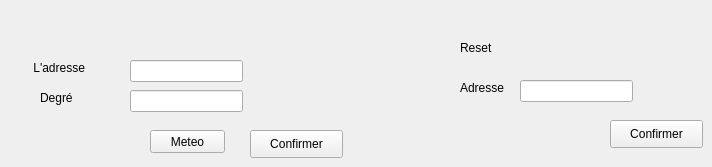
      <widget class="QWidget" name="tab_2">
       <attribute name="title">
        <string>Méteo</string>
       </attribute>
       <widget class="QPushButton" name="pushButton_6">
        <property name="geometry">
         <rect>
          <x>250</x>
          <y>130</y>
          <width>93</width>
          <height>28</height>
         </rect>
        </property>
        <property name="text">
         <string>Confirmer</string>
        </property>
       </widget>
       <widget class="QLineEdit" name="ad">
        <property name="geometry">
         <rect>
          <x>130</x>
          <y>60</y>
          <width>113</width>
          <height>22</height>
         </rect>
        </property>
       </widget>
       <widget class="QLineEdit" name="Degres">
        <property name="geometry">
         <rect>
          <x>130</x>
          <y>90</y>
          <width>113</width>
          <height>22</height>
         </rect>
        </property>
       </widget>
       <widget class="QLabel" name="label_6">
        <property name="geometry">
         <rect>
          <x>30</x>
          <y>60</y>
          <width>91</width>
          <height>16</height>
         </rect>
        </property>
        <property name="text">
         <string> L'adresse</string>
        </property>
       </widget>
       <widget class="QLabel" name="label_7">
        <property name="geometry">
         <rect>
          <x>40</x>
          <y>90</y>
          <width>56</width>
          <height>16</height>
         </rect>
        </property>
        <property name="text">
         <string>Degré</string>
        </property>
       </widget>
       <widget class="QLabel" name="label_8">
        <property name="geometry">
         <rect>
          <x>460</x>
          <y>80</y>
          <width>56</width>
          <height>16</height>
         </rect>
        </property>
        <property name="text">
         <string>Adresse</string>
        </property>
       </widget>
       <widget class="QLineEdit" name="ad_2">
        <property name="geometry">
         <rect>
          <x>520</x>
          <y>80</y>
          <width>113</width>
          <height>22</height>
         </rect>
        </property>
       </widget>
       <widget class="QPushButton" name="pushButton_8">
        <property name="geometry">
         <rect>
          <x>610</x>
          <y>120</y>
          <width>93</width>
          <height>28</height>
         </rect>
        </property>
        <property name="text">
         <string>Confirmer</string>
        </property>
       </widget>
       <widget class="QLabel" name="label_9">
        <property name="geometry">
         <rect>
          <x>460</x>
          <y>40</y>
          <width>56</width>
          <height>16</height>
         </rect>
        </property>
        <property name="text">
         <string>Reset</string>
        </property>
       </widget>
       <widget class="QPushButton" name="pushButton_10">
        <property name="geometry">
         <rect>
          <x>150</x>
          <y>130</y>
          <width>75</width>
          <height>23</height>
         </rect>
        </property>
        <property name="text">
         <string>Meteo</string>
        </property>
       </widget>
      </widget>
